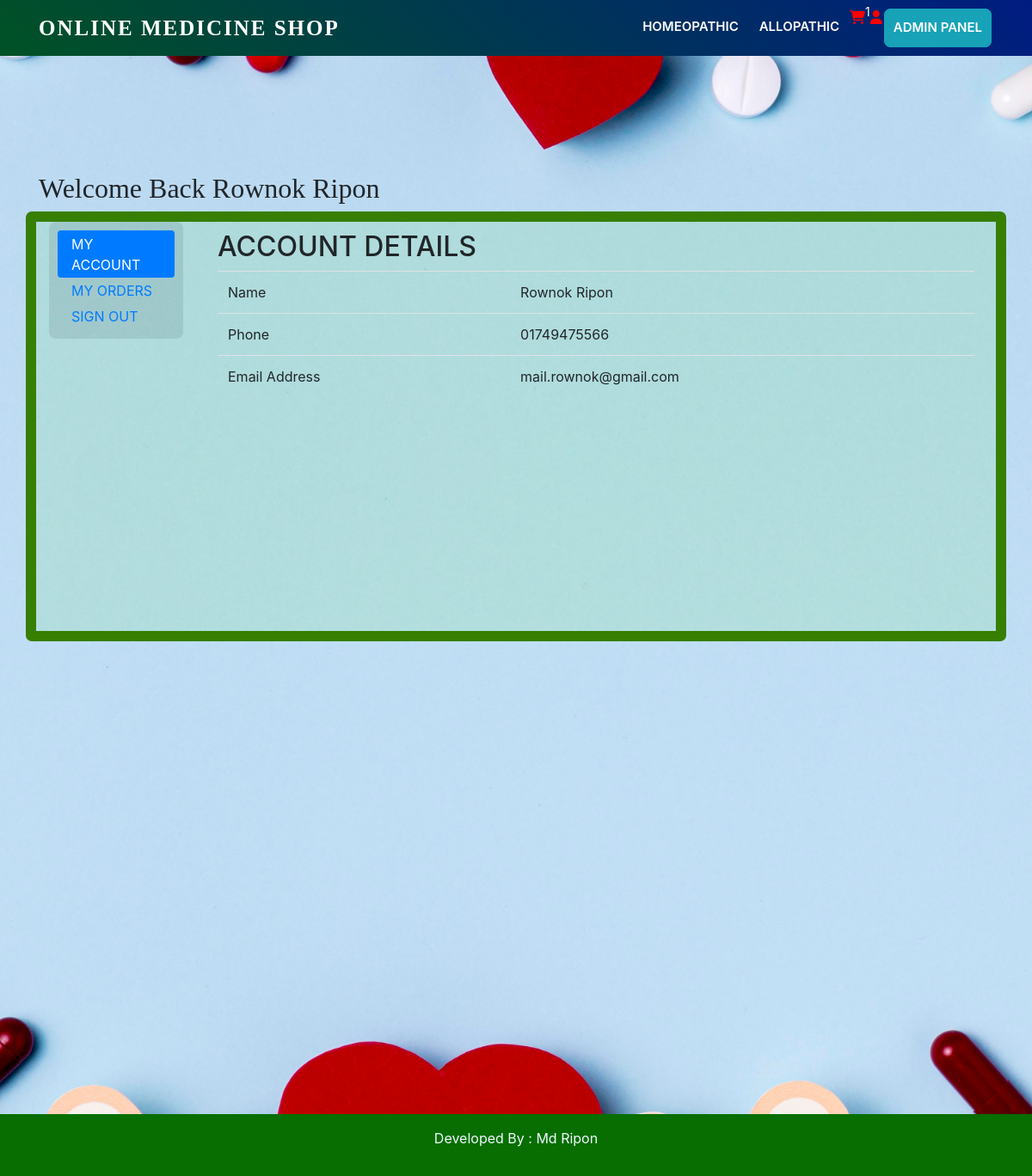
The app's page /dashboard.php (signed in) with its own data.
### tables this page shows
CREATE TABLE `tbl_customer` (
  `id` int(11) NOT NULL,
  `name` varchar(100) NOT NULL,
  `phone` varchar(20) NOT NULL,
  `email` varchar(100) NOT NULL,
  `password` varchar(100) NOT NULL,
  `profile_image` varchar(255) NOT NULL
);

### dashboard.php (the view, shortened to what this page needs)
<?php
include 'includes/header.php';
include 'connection/db_connection.php';
?>
<div class="container" style="margin-top:200px; margin-bottom:550px;">
<h2 style="font-family:cursive;">Welcome Back <?php echo $_SESSION["user_name"]; ?></h2>
  <div class="row" style="background: #30df0517;border-radius: 7px;height: 500px; border:12px solid #377f00;">
    <div class="col-md-2 mb-3">
        <ul class="nav nav-pills flex-column" id="myTab" role="tablist" style="background: #000c2617;border-radius: 8px; padding:10px;">
  <li class="nav-item">
    <a class="nav-link active" id="home-tab" data-toggle="tab" href="#home" role="tab" aria-controls="home" aria-selected="true">MY ACCOUNT</a>
  </li>
  <li class="nav-item">
    <a class="nav-link" id="profile-tab" data-toggle="tab" href="#profile" role="tab" aria-controls="profile" aria-selected="false">MY ORDERS</a>
  </li>
  <li class="nav-item">
  <a class="nav-link" id="contact-tab" href="logout.php">SIGN OUT</a>
  </li>
</ul>
    </div>
        <div class="col-md-10">
      <div class="tab-content" id="myTabContent" style="padding:10px;">
  <div class="tab-pane fade show active" id="home" role="tabpanel" aria-labelledby="home-tab">
  <?php
     $session_user = $_SESSION["user_id"];
     $user_data = mysqli_query($conn, "SELECT * FROM `tbl_customer` WHERE `id`= '$session_user'");
     $user_row = mysqli_fetch_assoc($user_data);
     ?>
  <h2>ACCOUNT DETAILS</h2>
  <table class="table">
  <tbody>
    <tr>
      <td>Name</td>
      <td><?php echo $user_row['name'];?></td>
    </tr>
    <tr>
      <td>Phone</td>
      <td><?php echo $user_row['phone'];?></td>
    </tr>
    <tr>
      <td>Email Address</td>
      <td><?php echo $user_row['email'];?></td>
    </tr>
  </tbody>
</table>
  </div>
</div>
    </div>
  </div>
</div>
<?php
include 'includes/footer.php';
?>

### assets/css/style.css (style rules this page uses)
.nav-link { padding: .2rem 1rem; }
.nav-link.active,.nav-link:focus { color: #fff; }

### records on screen
tbl_customer: name "Rownok Ripon", phone "01749475566", email "mail.rownok@gmail.com"

### other values on screen
$row_count "1"
$_SESSION["user_name"] "Rownok Ripon"
